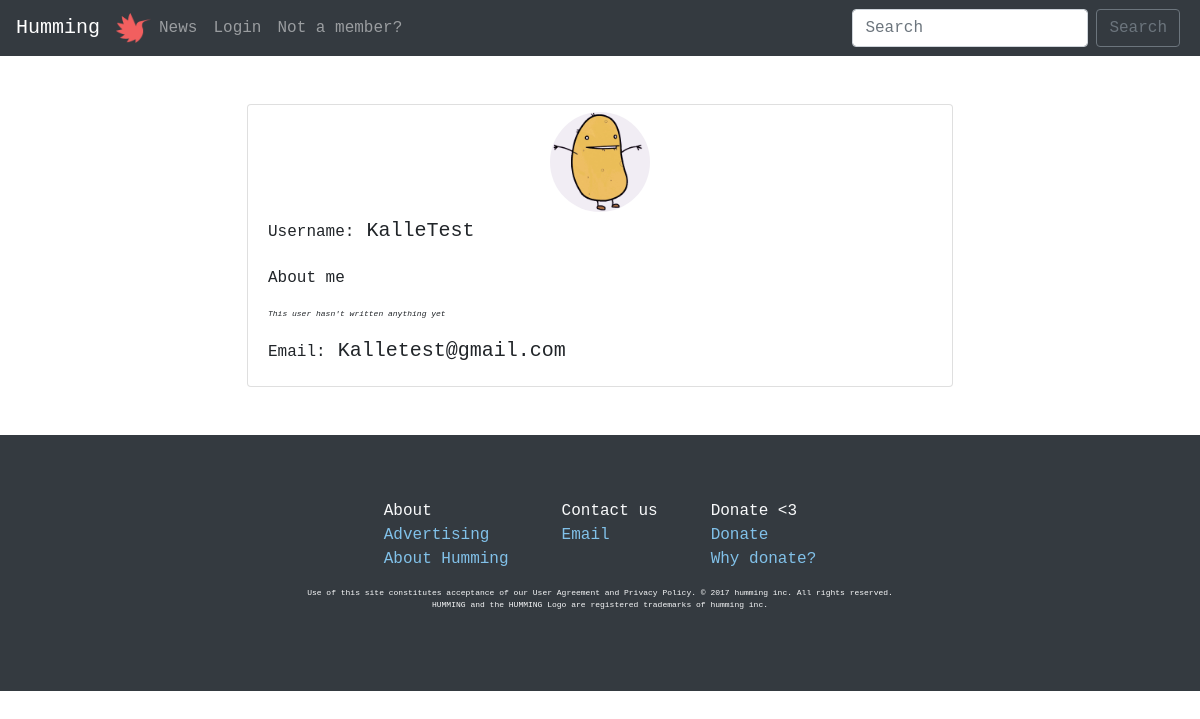
The page /php/allProfiles.php?id=2 on the database its author committed.
### tables this page shows
CREATE TABLE "users" (
	`userID`	INTEGER PRIMARY KEY AUTOINCREMENT,
	`username`	VARCHAR NOT NULL UNIQUE,
	`email`	VARCHAR NOT NULL UNIQUE,
	`password`	VARCHAR NOT NULL,
	`bio`	VARCHAR,
	`picture`	VARCHAR
);

### php/functions.php (called while the page is built, shortened)
<?php
function userProfile($pdo) {
  $userID = $_GET['id'];
  $statement = $pdo->prepare("SELECT userID, username, email, bio, picture
                              FROM users
                              WHERE userID = :userID");
  $statement->bindParam(':userID', $userID, PDO::PARAM_INT);
  $statement->execute();
  $userProfile = $statement->fetchAll(PDO::FETCH_ASSOC);
  return $userProfile;
}

### php/allProfiles.php (the view, shortened to what this page needs)
<?php
require __DIR__.'/../viewings/header.php';
?>
<?php $userProfiles = userProfile($pdo) ?>
<?php foreach ($userProfiles as $userProfile => $value): ?>
  <div class="m-5">
    <div class="col-md-8 mx-auto">
      <div class="card mt-2">
        <img class="profilePic" src="
        <?php if(isset($value['picture'])): ?>
        <?php echo "/../profileImages/".$value['picture']; ?>
      <?php else: echo "/../images/potato.jpg"; ?>
        <?php endif; ?>" alt="">
        <div class="card-body pt-1 pb-1">
          <blockquote class="blockquote mb-0">
            <p class="mb-0">
              <small class="font-weight-light"><p>Username:</small> <?php echo $value['username'];?></p>
              <small class="font-weight-light"><p>About me</small><br><?php echo $value['bio'];?></p>
              <?php if (!isset($value['bio'])): ?>
                <p class="smallfont italic mt-0 pt-0"><em>This user hasn't written anything yet</em></p>
              <?php endif; ?>
              <small class="font-weight-light"><p>Email:</small> <?php echo $value['email'];?></p>
           </blockquote>
          </div>
        </div>
      </div>
    </div>
  <?php endforeach; ?>
  <?php require __DIR__.'/../viewings/footer.php'; ?>

### style/main.css (style rules this page uses)
html body { height: 100%; width: 100%; }
* { font-family: monospace; }
.smallfont { font-size: 8px; }
.profilePic { border-radius: 100px; height: 100px; width: 100px; margin: auto; margin-top: 1%; }

### rows shown on the page
users: username "KalleTest", shows "This user hasn't written anything yet", email "Kalletest@gmail.com"
